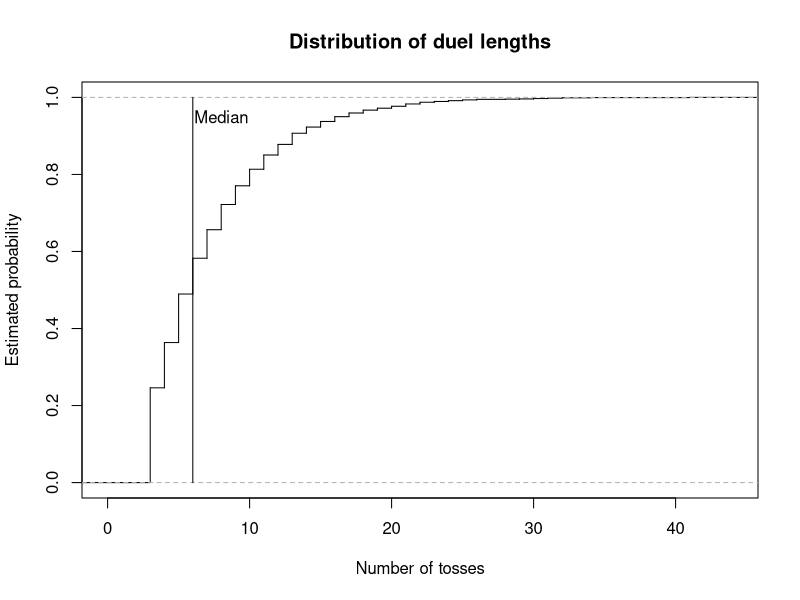
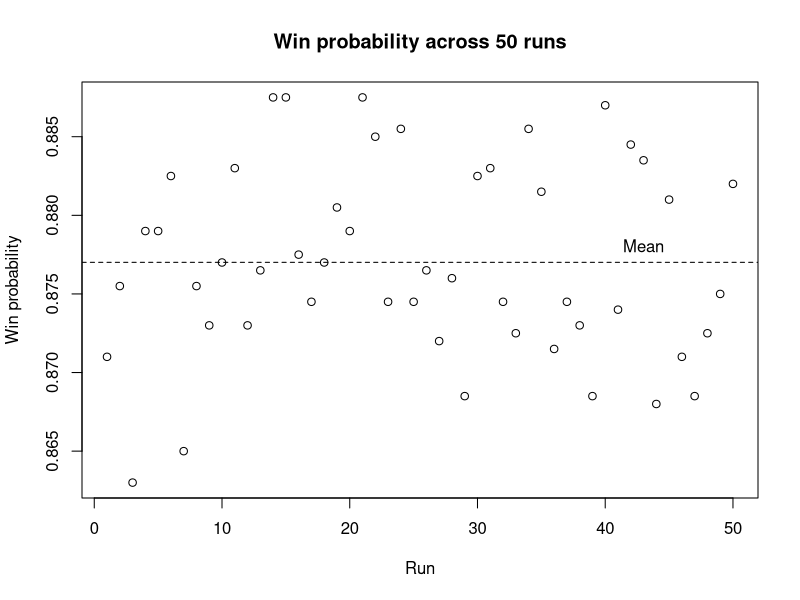

Generate these figures, in order, with R:
# =============================================================================
# Coin-Toss Pattern Duel
#
# Authors:
# Pierrick de Boer: S3034691
# Fagan Ganbarli: S3015664
# Raneem Alluhaydan: S3044929


# Contributions:
# Pierrick de Boer ( 33%): Task 1-3
# Fagan Ganbarli ( 33%): Task 4-5
# Raneem Alluhaydan ( 33%): Task 6-7
#
# Overview:
# This script simulates duels between two binary patterns in a sequence
# of coin tosses. It identifies which pattern appears first and estimates
# the probability that player A wins through repeated simulations.
#
# Main functions:
# 1. firsthit(): Find the first occurrence of a pattern.
# 2. sim_duels(): Simulate multiple duels.
# 3. duel(): Simulate one duel.
# 4. pwin(): Estimate the probability that a pattern wins.
# 5. ewait(): Calculate the expected waiting time of a pattern.
# 6. pmat(): Calculate win probabilities between patterns.
# 7. find_cycle(): Find a non-transitive cycle of patterns.
# =============================================================================

# Task 1: Find the first occurrence of a pattern in a toss stream.

# Idea:
# Compare the pattern with every window of k consecutive tosses at
# once and return the position where the first matching window ends.

# Input:
# x = A 0/1 toss stream, either a vector or a matrix with one
#     stream per row.
# a = A 0/1 pattern of length k.

# Output:
# The toss at which the pattern is first completed in each row,
# or NA if the pattern does not appear.

# Method:
# Convert a vector into a one-row matrix.
# Build a logical matrix of all possible starting positions and
# compare each element of the pattern with the matching shifted
# columns of x.
# Take the first matching start in each row and add k - 1 to
# obtain the ending position.

firsthit <- function(x, a) {
  
  # Treat a single stream as a matrix with one row.
  if (!is.matrix(x)) {
    x <- matrix(x, nrow = 1)
  }
  
  L <- ncol(x)
  k <- length(a)
  
  # A pattern longer than the sequence cannot occur.
  if (k > L) {
    return(rep(NA, nrow(x)))
  }
  
  # Check every possible starting position.
  hit <- matrix(TRUE, nrow = nrow(x), ncol = L - k + 1)
  
  for (j in seq_along(a)) {
    hit <- hit & x[, j:(L - k + j), drop = FALSE] == a[j]
  }
  
  # Find the first matching position in each row.
  start <- max.col(hit, ties.method = "first")
  start[rowSums(hit) == 0] <- NA
  
  # Convert starting positions into ending positions.
  return(start + k - 1)
}


# Task 2: Simulate duels between two patterns.

# Idea:
# Toss a shared coin stream for many duels at once and stop each
# duel as soon as one of the two patterns appears.

# Input:
# a = Binary pattern of player A.
# b = Binary pattern of player B, distinct from a and of equal length.
# p = The probability of a head (0 < p < 1).
# nreps = The number of independent duels to simulate.

# Output:
# A list containing the winner of each duel (1 for A, 0 for B)
# and the number of tosses each duel took.

# Method:
# Check that the patterns have equal length and are distinct.
# Generate tosses in blocks, one row per duel, and find the first
# occurrence of each pattern with firsthit().
# Store the results of decided duels and continue only with the
# undecided ones. Keep the last k - 1 tosses of each undecided row
# so that patterns crossing block boundaries are detected.

sim_duels <- function(a, b, p = 0.5, nreps = 1) {
  
  k <- length(a)
  
  if (k != length(b)) {
    stop("this is not a fair game!")
  }
  
  if (all(a == b)) {
    stop("a and b are identical")
  }
  
  # Initialize the block length and simulation results.
  time <- 0
  B <- 3 * k
  
  active <- 1:nreps
  winner <- rep(NA, nreps)
  tosses <- rep(NA, nreps)
  
  while (length(active) > 0) {
    
    # Generate the initial block of tosses.
    if (time == 0) {
      W <- matrix(
        rbinom(nreps * B, size = 1, prob = p),
        nrow = nreps
      )
      
    } else {
      # Retain the last k - 1 tosses from each active sequence.
      keep <- W[
        ,
        B - (k - 1) + seq_len(k - 1),
        drop = FALSE
      ]
      
      # Generate new tosses for the unfinished duels.
      W_new <- matrix(
        rbinom(
          nrow(keep) * (B - k + 1),
          size = 1,
          prob = p
        ),
        nrow = nrow(keep)
      )
      
      # Append the new tosses to the retained sequence.
      W <- cbind(keep, W_new)
    }
    
    # Find the first occurrence of each player's pattern.
    time_a <- firsthit(W, a)
    time_b <- firsthit(W, b)
    
    # Identify the winner based on the earliest occurrence.
    a_wins <- !is.na(time_a) &
      (is.na(time_b) | time_a < time_b)
    
    b_wins <- !is.na(time_b) &
      (is.na(time_a) | time_b < time_a)
    
    # Store the results of completed duels.
    decided <- a_wins | b_wins
    
    hit_time <- pmin(time_a, time_b, na.rm = TRUE)
    
    winner[active[a_wins]] <- 1
    winner[active[b_wins]] <- 0
    
    tosses[active[decided]] <- time + hit_time[decided]
    
    # Remove completed duels from the active simulations.
    active <- active[!decided]
    W <- W[!decided, , drop = FALSE]
    
    # Advance the number of newly generated tosses.
    time <- time + B - (k - 1)
  }
  
  return(list(winner = winner, tosses = tosses))
}


# Task 2: Simulate a single duel.

# Idea:
# A single duel is a special case of sim_duels() with one repetition,
# so the simulation code is shared rather than repeated.

# Input:
# a = Binary pattern of player A.
# b = Binary pattern of player B.
# p = The probability of a head (0 < p < 1).

# Output:
# A vector c(winner, tosses), where winner is 1 if A wins and 0
# if B wins, and tosses is the number of tosses the duel took.

# Method:
# Call sim_duels() with nreps = 1 and combine both results
# into one vector.

duel <- function(a, b, p = 0.5) {
  
  # Simulate one duel.
  result <- sim_duels(a, b, p, nreps = 1)
  
  return(c(result[[1]], result[[2]]))
}


# Task 3: Estimate the probability that one pattern wins a duel.

# Idea:
# Estimate the win probability of player A as the proportion of
# simulated duels that A wins.

# Input:
# a = Binary pattern of player A.
# b = Binary pattern of player B.
# p = The probability of a head (0 < p < 1).
# nreps = The number of independent duels to simulate.

# Output:
# The estimated probability that pattern a appears before pattern b.

# Method:
# Simulate all duels at once with sim_duels().
# Since a win for A is stored as 1 and a loss as 0, the mean of
# the winner vector estimates the win probability.

pwin <- function(a, b, p = 0.5, nreps = 10000) {
  
  # Simulate the duels.
  result <- sim_duels(a, b, p, nreps)
  
  # Calculate the proportion of duels won by player A.
  p_a_wins <- sum(result[[1]]) / length(result[[1]])
  
  return(p_a_wins)
}


# Task 4: Calculating the exact expected waiting time for a pattern.

# Idea:
# The expected waiting time depends on the lengths for which
# the first and last j elements of a pattern match. Each matching
# overlap contributes the reciprocal of the probability of its prefix.

# Input:
# a = A non-empty binary vector representing the pattern.
# p = The probability of a head (0 < p < 1).

# Output:
# The exact expected waiting time until the pattern appears. 

# Method:
# Check that the inputs are valid.
# Examine every possible overlap length. If the first and last j
# elements match, calculate the prefix probability and add its
# reciprocal to the expected waiting time.

ewait <- function(a, p = 0.5) {
  
  # Check that the pattern is a non-empty binary vector.
  if (length(a) == 0 || any(a != 0 & a != 1) || anyNA(a)) {
    stop("The pattern must be a non-empty binary vector.")  
  }
  
  # Check that p is a valid probability between 0 and 1.
  if (!is.numeric(p) || length(p) != 1 || 
      p <= 0 || p >= 1 || is.na(p)) {
    stop("p must be a numeric value between 0 and 1.")  
  }
  
  k <- length(a)
  expected_wait <- 0
  
  # Examine every possible overlap length, including the full pattern.
  for (j in 1:k) {
    
    # An overlap exists when the first and last j elements match.
    if (all(a[1:j] == a[(k-j+1):k])) {
      
      # Count the number of heads in the prefix.
      n_head <- sum(a[1:j] == 1)
      
      # Calculate the probability of the prefix.
      r_probability <- (p ^ n_head) * ((1 - p) ^ (j - n_head))
      
      # Add the reciprocal probability for this overlap.
      expected_wait <- expected_wait + (1 / r_probability)
    }
  }
  return(expected_wait)
}


# Task 5: Calculate the matrix of pairwise win probabilities.

# Idea:
# Estimate how often each pattern beats every other pattern using 
# repeated simulations, and store the result probabilities in a matrix. 

# Input:
# k = The length of each binary pattern.
# p = The probability of a head (0 < p < 1).
# nreps = The number of simulated duels for each pair..

# Output:
# A 2^k by 2^k matrix of estimated win probabilities.
# The diagonal entries are NA, because a pattern cannot duel itself.

# Method:
# Generate all possible patterns of length k and arrange them in
# lexicographic order, with 0 before 1.
# Estimate the win probability for every distinct pattern using 
# the pwin() function and store the result in matrix M.

pmat <- function(k, p = 0.5, nreps = 10000) {
  
  # Generate all possible binary patterns of length k.
  pattern <- expand.grid(rep(list(0:1), k))
  
  # Arrange patterns in lexicographic order, with 0 before 1.
  pattern <- pattern[
    do.call(order, as.data.frame(pattern)), , drop = FALSE]
  
  # Convert the patterns to a matrix.
  pattern <- as.matrix(pattern)
  
  # Create a matrix to store the estimated win probabilities.
  M <- matrix(NA, nrow = 2^k, ncol = 2^k)
  
  # Calculate the number of patterns.
  n <- nrow(pattern)
  
  # Label the rows and columns using the binary patterns.
  rownames(M) <- apply(pattern, 1, paste, collapse = "")
  colnames(M) <- apply(pattern, 1, paste, collapse = "")
  
  # Estimate the probability that each pattern beats every other pattern.
  for (i in 1:n) {
    for (j in 1:n) {
      
      # Leave diagonal entries as NA, because a pattern cannot duel itself.
      if (i != j) {
        M[i, j] <- pwin(
          pattern[i, ],
          pattern[j, ],
          p = p,
          nreps = nreps
        )
      }
    }
  }
  return(M)
}




# Task 1: Test firsthit() on a stream that can be checked by hand.

# Idea:
# Confirm that firsthit() returns the correct ending position
# for patterns whose first occurrence is known in advance.

# Input:
# x = The toss stream H T T H T H H H T, coded as 1 0 0 1 0 1 1 1 0.
# Patterns 101 (HTH), 011 (THH) and 000 (TTT).

# Output:
# The position at which each pattern is first completed.

# Method:
# HTH first occupies positions 4-6, so the expected result is 6.
# THH first occupies positions 5-7, so the expected result is 7.
# TTT does not appear in the stream, so the expected result is NA.

x <- c(1, 0, 0, 1, 0, 1, 1, 1, 0)

firsthit(x, c(1, 0, 1))   # Expected: 6
firsthit(x, c(0, 1, 1))   # Expected: 7
firsthit(x, c(0, 0, 0))   # Expected: NA


# Task 5(a): Find the best reply and its win probability for each pattern.

# Idea:
# For each pattern, find the pattern that beats it with the 
# highest probability and display the results in a table.

# Input:
# M = The matrix of win probabilities created by pmat() function
# with k = 3 and a fair coin.

# Output:
# A data frame showing each pattern, its best reply, and the 
# probability that the best reply wins.

# Method:
# Replace the diagonal NA values with -inf so they cannot be 
# selected as the best reply.
# Find the maximum value in each column.
# Record the each pattern, its best reply, and the associated 
# win probability in a data frame.

# Create a matrix for k = 3 and a fair coin using pmat() function.
M <- pmat(k = 3, p = 0.50)
M_fair <- M 

# Replace the diagonal NA values with -inf.
M <- replace(M, is.na(M), -Inf)

# Find the index of the best reply for each pattern.
best_reply <- apply(M, 2, which.max)

# Create a vector to store the win probabilities.
win_probability <- numeric(ncol(M))

# Store the win probability of each best reply.
for (j in seq_len(ncol(M))) {
  win_probability[j] <- M[best_reply[j], j]
}

# Create a data frame of patterns, best replies, and win probabilities.
best_reply_table <- data.frame(
  Pattern = rownames(M),
  Best_reply = rownames(M)[best_reply],
  Probability = win_probability
)

print(best_reply_table)


# Task 5(b)(I): Find evenly matched pattern pairs.

# Idea:
# Find pairs with approximately equal chances (between 0.49 and 0.51) 
# of winning against each other.

# Input:
# M = The matrix of win probabilities created by pmat() function
# with k = 3 and a fair coin.

# Output:
# A data frame showing each evenly matched pair and the win 
# probabilities of both pattern

# Method:
# Examine each distinct pair only once.
# Keep pairs for which both win probabilities are between 0.49 and 0.51.

# Create an empty data frame to store the results.
evenly_matched_pairs <- data.frame(
  Pattern1 = character(),
  Pattern2 = character(),
  P1_Win_Probability = numeric(),
  P2_Win_Probability = numeric()
)

# Examine all pairs with for loop.
for (i in seq_len(nrow(M))) {
  for (j in seq_len(ncol(M))) {
    
    # Check each pair once and exclude the diagonal.
    if (j > i && 
        !is.na(M[i, j]) &&
        !is.na(M[j, i]) &&
        abs(M[i, j] - 0.5) <= 0.01 &&
        abs(M[j, i] - 0.5) <= 0.01) {
      
      # Store both patterns and their win probabilities.
      evenly_matched_pairs <- rbind(
        evenly_matched_pairs,
        data.frame(
          Pattern1 = rownames(M)[i],
          Pattern2 = colnames(M)[j],
          P1_Win_Probability = M[i, j],
          P2_Win_Probability = M[j, i]
        )
      )
    }
  }
}

# Reset row names and display the result
row.names(evenly_matched_pairs) <- NULL
print(evenly_matched_pairs)


# Task 5(b)(II): Find the shortest non-transitive cycle.

# Idea:
# Find the shortest cycle in which every pattern beats the next
# pattern with at least given win probability.

# Input:
# m = A matrix of pairwise win probabilities.
# min_probability = The minimum probability required for each win.

# Output:
# A data frame showing the patterns in each cycle, the direction 
# of each win, and win probabilities.

# Method:
# Search cycles in increasing order of length. Use recursive search
# to extend path without repeating patterns, and check whether the
# final pattern beats the starting pattern to complete a cycle.

find_cycle <- function(m, min_probability = 0.60) {
  
  k <- nrow(m)
  
  # Check cycle from the shortest possible length (3).
  for (i in 3:k) {
    
    cycles <- list()
    
    # Try each pattern as the starting point.
    for(start in seq_len(k)) {
      
      search <- function(path) {
        
        last <- path[length(path)]
        
        # Check whether the path can be closed into a cycle.
        if (length(path) == i) {
          
          if (!is.na(m[last, start]) &&
              m[last, start] >= min_probability) {
            
            cycles[[length(cycles) + 1]] <<- path
          }
          
          return(invisible(NULL))
        }
        
        # Only consider unused patterns to avoid duplicate cycles.
        sequence <- setdiff(seq_len(k), path)
        sequence <- sequence[sequence > start]
        
        for (next_item in sequence) {
          
          if (!is.na(m[last, next_item]) && 
              m[last, next_item] >= min_probability) {
            
            search(c(path, next_item))
          }
        }
      }
      search(start)
    }
    
    # Return the cycle when shortest length has been found.
    if (length(cycles) > 0) {
      
      result <- do.call(rbind, lapply(seq_along(cycles), function(x) {
        
        path <- cycles[[x]]
        next_path <- c(path[-1], path[1])
        
        data.frame(
          Cycle = x,
          From = rownames(m)[path],
          To = colnames(m)[next_path],
          Win = m[cbind(path, next_path)]
        )
      }))
      rownames(result) <- NULL
      return(result)
    }
  }
  
  # Return a message if no cycle exists.
  return("No cycle found.")
}

# Find the shortest cycle with minimum win probability = 0.60.
find_cycle(M, min_probability = 0.60)  

# Task 5(c): Compare expected waiting times with duel results.

# Idea:
# Find pairs with the same expected waiting time and identify.
# pairs with noticeably different duel probabilities.

# Input:
# M = The matrix of win probabilities created by pmat() function
#      with k = 3 and a fair coin.
# ewait() = The function that calculates the expected waiting time. 

# Output:
# A data frame that demonstrates pairs with the same expected 
# waiting time whose duel probability is below 0.4 or above 0.6.

# Method:
# Get the pattern labels from the row names of M.
# Convert labels into a binary matrix.
# Calculate the exact expected waiting time with ewait() function 
# Compare each pairs and keep whose expected waiting times are the same.
# Display pairs with win probability notably far from 0.5.

# Get the pattern labels from the row names of M.
M <- pmat(k = 3, p = 0.5)
M <- M_fair

pattern_label <- rownames(M)

# Convert labels into a binary matrix.
pattern_label <- t(sapply(pattern_label, function(x) {
  as.numeric(strsplit(x, "")[[1]])
})) 

# Define pattern names.
pattern_names <- apply(pattern_label, 1, paste, collapse = "")

# Calculate th exact expected waiting time.
expected_wait <- apply(pattern_label, 1, ewait)

# Create an empty data frame to store pairs.
comparison_table <- data.frame(
  Pattern1 = character(),
  Pattern2 = character(),
  Expected_Wait = numeric(),
  Win_Probability = numeric()
)

# Compare every distinct pairs.
for (i in seq_len(nrow(M))) {
  for (j in seq_len(ncol(M))) {
    
    # Check each pair ony one time
    # Keep pairs with the same expected waiting time.
    if (i < j &&
        expected_wait[i] == expected_wait[j]) {
      
      # Store the pair, their equal expected waiting time,
      # and the probability that Pattern1 beats Pattern2.
      comparison_table <- rbind(
        comparison_table, data.frame(
          Pattern1 = pattern_names[i],
          Pattern2 = pattern_names[j],
          Expected_Wait = expected_wait[i],
          Win_Probability = M[i, j]
        )
      )
    }
  }
}

# Display pairs whose win probabilities notable differ from 0.5 
# (win probability is below 0.4 or above 0.6.)

comparison_table <- comparison_table[
  abs(comparison_table$Win_Probability - 0.5) > 0.1, ]

row.names(comparison_table) <- NULL

print(comparison_table)

#Task 6: Plot duel lengths and variation in win probabilities.

# Idea:
# Describe the two things you are investigating:
# how long duels take and how estimates vary between runs.

# Input:
# Patterns 011 and 111, a fair coin, 2000 duels,
# and 50 repeated runs for the win-probability estimates.

# Output:
# Two graphs: a CDF of duel lengths and a plot of
# win-probability estimates across 50 runs.

# Method:
# Simulate duels, plot their lengths and mark the median.
# Repeat the win-probability estimation 50 times, plot
# the results and mark their mean.

# Choose the two patterns and simulate 2000 duels.
a <- c(0,1,1)
b <- c(1,1,1)
results <- sim_duels(a,b, p = 0.5, nreps = 2000)

# Save the duel lengths and plot their distribution as a staircase.

tosses <- results$tosses

plot(ecdf(tosses), 
     verticals = TRUE,
     do.points = FALSE,
     main = "Distribution of duel lengths",
     xlab = "Number of tosses", 
     ylab = "Estimated probability")

# Calculate the median duel length and mark it with a vertical line.
med <- median(tosses)
lines(c(med, med), c(0,1))
text(med + 2, 0.95, "Median")

# Estimate the win probability over 50 runs, using 2000 duels per run.
win_estimates <- numeric(50)

for (i in 1:50) { 
  win_estimates[i] <- pwin(
    a = c(0,1,1),
    b = c(1,1,1),
    p = 0.5,
    nreps = 2000
  )
}

#Calculate the mean of the 50 estimates.

mean(win_estimates)

# Plot the estimates and mark their mean with a dashed line.
plot(win_estimates,
     xlab = "Run",
     ylab = "Win probability",
     main = "Win probability across 50 runs")

abline(h = mean(win_estimates), lty = 2)
text(43, mean(win_estimates), "Mean", pos = 3)

# Task 7: Investigate the effect of coin bias.

# Idea:
# Check how changing the coin bias affects the best replies.

# Input:
# Patterns of length 3, with p = 0.25 and p = 0.7.

# Output:
# A best-reply table for each coin bias.

# Method:
# Calculate the win-probability matrix and find the best reply
# to each pattern. Repeat for both coin biases and compare the results.

# Create the win-probability matrix for p = 0.25.
M <- pmat(k = 3, p = 0.25, nreps = 2000)

# Exclude patterns from being their own best reply.
M <- replace(M, is.na(M), -Inf)

# Find each best reply and save its win probability.
best_reply <- apply(M, 2, which.max)

win_probability <- numeric(ncol(M))

for (j in seq_len(ncol(M))) {
  win_probability[j] <- M[best_reply[j], j]
}

# Create and print the best-reply table.
best_reply_table <- data.frame(
  Pattern = rownames(M),
  Best_reply = rownames(M)[best_reply],
  Probability = win_probability,
  row.names = NULL
)

print(best_reply_table)

# Repeat the best-reply analysis for p = 0.7.
M <- pmat(k = 3, p = 0.7, nreps = 2000)

# Exclude patterns from being their own best reply.
M <- replace(M, is.na(M), -Inf)

# Find each best reply and save its win probability.
best_reply <- apply(M, 2, which.max)
win_probability <- numeric(ncol(M))

for (j in seq_len(ncol(M))) {
  win_probability[j] <- M[best_reply[j], j]
}

# Create and print the best-reply table.
best_reply_table <- data.frame(
  Pattern = rownames(M),
  Best_reply = rownames(M)[best_reply],
  Probability = win_probability,
  row.names = NULL
)

print(best_reply_table)

# Overall analysis

# Graphs:
# The CDF shows the distribution of duel lengths, with the median
# marked. The second graph shows variation in win-probability
# estimates across 50 runs, with the mean marked.

# Best replies and cycles:
# The best replies change with coin bias. The cycle for p = 0.25 is
# 100 -> 000 -> 001 -> 010 -> 100, while for p = 0.7 it is
# 110 -> 101 -> 011 -> 111 -> 110.

# Waiting times:
# Patterns 001 and 100 both have an expected waiting time of
# 8 tosses, but their head-to-head win probability is not 0.5.

#  Conclusion:
# Expected waiting times alone cannot predict who wins a duel.
# Both patterns are checked using the same sequence of coin tosses,
# and their patterns can overlap in that sequence.
# This means their waiting times are linked, not independent.
# Therefore, comparing their expected waiting times alone can
# give a misleading idea of which pattern will win.
